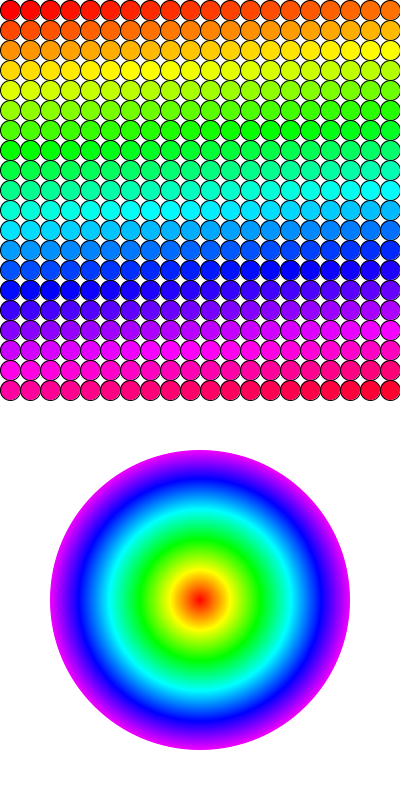
Frame 1 (no input)
Frame 60 (the mouse pressed at the canvas centre just before this capture): identical to frame 1, image omitted
Frame 120 (the mouse held since frame 60 and released just before this capture): identical to frame 1, image omitted

The Processing sketch that drew this single still picture (run headless with seeded random() and noise(); from frame 60 on, the mouse is pressed at the canvas centre):

// Processing sketch: Exercise_7
// ── Exercise_7.pde
void settings() {
  size(400, 800);
}
void setup() {
  colorMode(HSB, 255, 255, 255);
}
void draw() {
  background(255);
  //top half
  stroke(0);
  for (int i = 0; i < width; i += 20) {
    for (int j = 0; j < height/2; j += 20) {
      fill((i*0.05) + (j*0.6), 255, 255);
      ellipse(i + 10, j + 10, 20, 20);  
    }
  }
  //bottom half
  noStroke();
  for (int i = 300; i > 0; i --) {
    fill(i*0.7, 255, 255);
    ellipse(width/2, 3*height/4, i, i);  
  }
}
